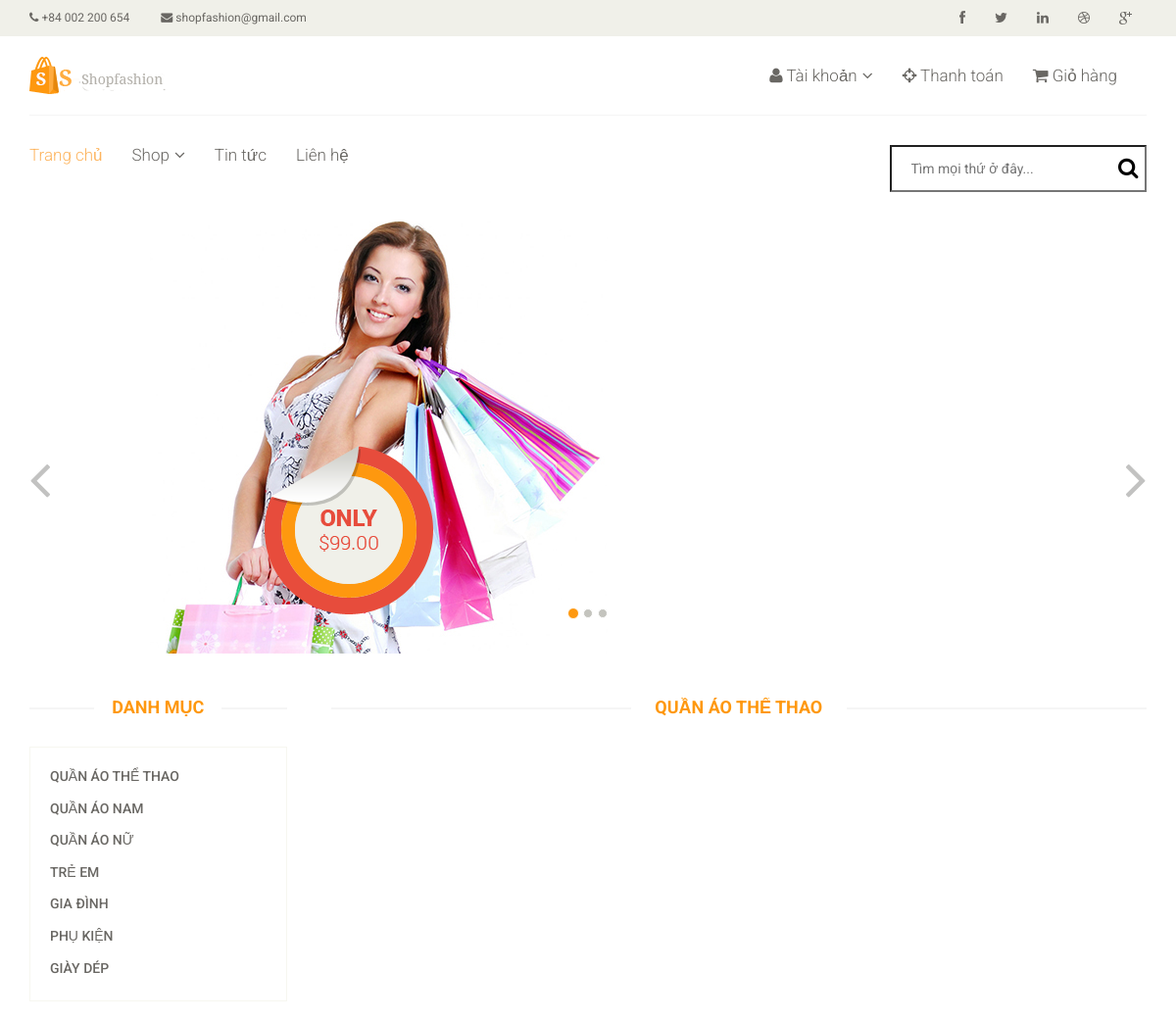
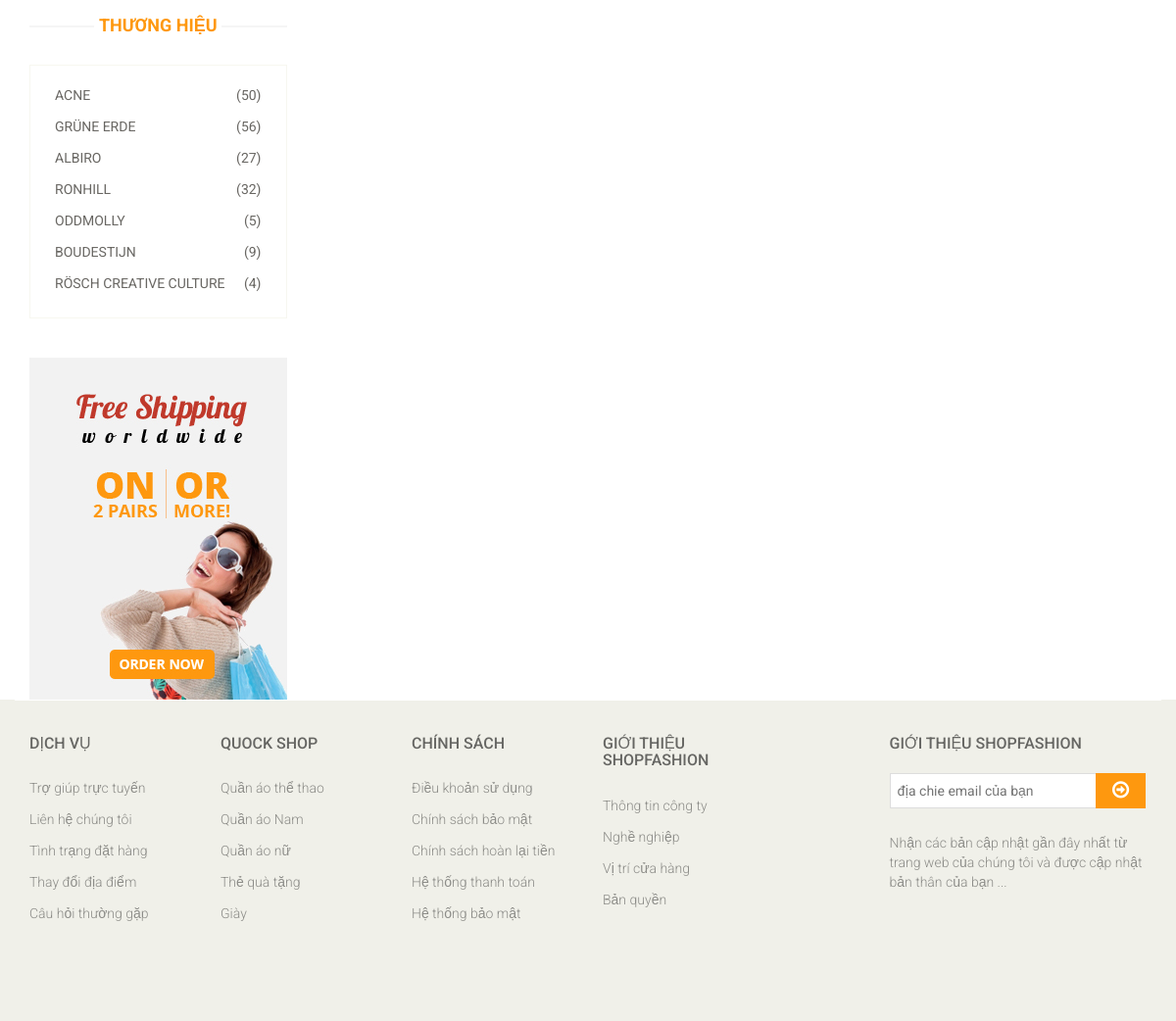
The page /index.php?act=danhmuc&iddm=1 on the database its author committed (2 pictures, top to bottom).
### tables this page shows
CREATE TABLE `category` (
  `id` int(11) NOT NULL,
  `name` varchar(100) NOT NULL
);

### model/pdo.php (called while the page is built, shortened)
<?php
function pdo_get_connection(){
    $dburl = "mysql:host=localhost;dbname=webbanhang;charset=utf8";
    $username = 'root';
    $password = '';
    $conn = new PDO($dburl, $username, $password);
    $conn->setAttribute(PDO::ATTR_ERRMODE, PDO::ERRMODE_EXCEPTION);
    return $conn;
}
function pdo_query($sql){
    $sql_args = array_slice(func_get_args(), 1);
    try{
        $conn = pdo_get_connection();
        $stmt = $conn->prepare($sql);
        $stmt->execute($sql_args);
        $rows = $stmt->fetchAll();
        return $rows;
    }
    catch(PDOException $e){
        throw $e;
    }
    finally{
        unset($conn);
    }
}
function pdo_query_one($sql){
    $sql_args = array_slice(func_get_args(), 1);
    try{
        $conn = pdo_get_connection();
        $stmt = $conn->prepare($sql);
        $stmt->execute($sql_args);
        $row = $stmt->fetch(PDO::FETCH_ASSOC);
        return $row;
    }
    catch(PDOException $e){
        throw $e;
    }
    finally{
        unset($conn);
    }
}

### model/danhmuc.php (called while the page is built, shortened)
<?php
function loadall_danhmuc(){
    $sql="select * from category ";
    $listdm=pdo_query($sql);
    return $listdm;
}
?>

### model/sanpham.php (called while the page is built, shortened)
<?php
function load_ten_spdm($iddm){
    if ($iddm>0) {
        $sql="select * from category where id=".$iddm;
        $dm=pdo_query_one($sql);
        extract($dm);
        return $name;
    }else{
        return "";
    }
}
?>

### view/sanphamdm.php (the view, shortened to what this page needs)
<section id="slider">
        <div class="container">
            <div class="row">
                <div class="col-sm-12">
                    <div id="slider-carousel" class="carousel slide" data-ride="carousel">
                        <ol class="carousel-indicators">
                            <li data-target="#slider-carousel" data-slide-to="0" class="active"></li>
                            <li data-target="#slider-carousel" data-slide-to="1"></li>
                            <li data-target="#slider-carousel" data-slide-to="2"></li>
                        </ol>
                        <div class="carousel-inner">
                            <div class="item active">
                                <div class="col-sm-6">
                                    <img src="images/home/girl1.jpg" class="girl img-responsive" alt="" />
                                    <img src="images/home/pricing.png" class="pricing" alt="" />
                                </div>
                            </div>
                        </div>
                        <a href="#slider-carousel" class="left control-carousel hidden-xs" data-slide="prev">
                            <i class="fa fa-angle-left"></i>
                        </a>
                        <a href="#slider-carousel" class="right control-carousel hidden-xs" data-slide="next">
                            <i class="fa fa-angle-right"></i>
                        </a>
                    </div>
                </div>
            </div>
        </div>
    </section>
    <section>
        <div class="container">
            <div class="row">
                <div class="col-sm-3">
                    <div class="left-sidebar">
                        <h2>Danh mục</h2>
                        <div class="panel-group category-products" id="accordian">
                            <?php
                                foreach ($dsdm as $dm) {
                                        extract($dm);
                                        $linkdm='index.php?act=danhmuc&iddm='.$id;
                                        echo '
                                        <div class="panel panel-default">
                                            <div class="panel-heading">
                                                <h4 class="panel-title"><a href="'.$linkdm.'">'.$name.'</a></h4>
                                            </div>
                                        </div>
                                         ';
                                    }
                            ?>
                        </div>
                        <div class="brands_products">
                            <h2>Thương hiệu</h2>
                            <div class="brands-name">
                                <ul class="nav nav-pills nav-stacked">
                                    <li>
                                        <a href="#"> <span class="pull-right">(50)</span>Acne</a>
                                    </li>
                                    <li>
                                        <a href="#"> <span class="pull-right">(56)</span>Grüne Erde</a>
                                    </li>
                                    <li>
                                        <a href="#"> <span class="pull-right">(27)</span>Albiro</a>
                                    </li>
                                    <li>
                                        <a href="#"> <span class="pull-right">(32)</span>Ronhill</a>
                                    </li>
                                    <li>
                                        <a href="#"> <span class="pull-right">(5)</span>Oddmolly</a>
                                    </li>
                                    <li>
                                        <a href="#"> <span class="pull-right">(9)</span>Boudestijn</a>
                                    </li>
                                    <li>
                                        <a href="#"> <span class="pull-right">(4)</span>Rösch creative culture</a>
                                    </li>
                                </ul>
                            </div>
                        </div>
                        <div class="shipping text-center">
                            <img src="images/home/shipping.jpg" alt="" />
                        </div>
                    </div>
                </div>
                <div class="col-sm-9 padding-right">
                    <div class="features_items">
                        <h2 class="title text-center"><strong><?php echo $tendm ?></strong></h2>
                    </div>
                </div>
            </div>
        </div>
    </section>

### css/main.css (style rules this page uses)
body { font-family: 'Roboto', sans-serif; position: relative; font-weight: 400px; color: #000; }
ul li { list-style: none; }
a { -webkit-transition: 300ms; -moz-transition: 300ms; -o-transition: 300ms; transition: 300ms; }
h1, h2, h3, h4, h5, h6 { font-family: 'Roboto', sans-serif; }
#slider { padding-bottom: 45px; }
.carousel-indicators li { background: #C4C4BE; }
.carousel-indicators li.active { background: #FE980F; }
.item { padding-left: 100px; }
.pricing { position: absolute; right: 40%; top: 52%; }
.girl { margin-left: 0; }
.control-carousel { position: absolute; top: 50%; font-size: 60px; color: #C2C2C1; }
.right { right: 0; }
.category-products { border: 1px solid #F7F7F0; margin-bottom: 35px; padding-bottom: 20px; padding-top: 15px; }
.left-sidebar h2, .brands_products h2 { color: #FE980F; font-family: 'Roboto', sans-serif; font-size: 18px; font-weight: 700; margin: 0 auto 30px; text-align: center; text-transform: uppercase; position: relative; z-index: 3; }
.left-sidebar h2:after, h2.title:after { content: " "; position: absolute; border: 1px solid #f5f5f5; bottom: 8px; left: 0; width: 100%; height: 0; z-index: -2; }
.left-sidebar h2:before { content: " "; position: absolute; background: #fff; bottom: -6px; width: 130px; height: 30px; z-index: -1; left: 50%; margin-left: -65px; }
h2.title:before { content: " "; position: absolute; background: #fff; bottom: -6px; width: 220px; height: 30px; z-index: -1; left: 50%; margin-left: -110px; }
.category-products .panel { background-color: #FFFFFF; border: 0px; border-radius: 0px; box-shadow: none; margin-bottom: 0px; }
.category-products .panel-default .panel-heading { background-color: #FFFFFF; border: 0 none; color: #FFFFFF; padding: 5px 20px; }
.category-products .panel-default .panel-heading .panel-title a { color: #696763; font-family: 'Roboto', sans-serif; font-size: 14px; text-decoration: none; text-transform: uppercase; }
.brands-name { border: 1px solid #F7F7F0; padding-bottom: 20px; padding-top: 15px; }
.brands-name .nav-stacked li a { background-color: #FFFFFF; color: #696763; font-family: 'Roboto', sans-serif; font-size: 14px; padding: 5px 25px; text-decoration: none; text-transform: uppercase; }
.shipping { background-color: #F2F2F2; margin-top: 40px; overflow: hidden; padding-top: 20px; position: relative; }
.padding-right { padding-right: 0; }
.features_items { overflow: hidden; }
h2.title { color: #FE980F; font-family: 'Roboto', sans-serif; font-size: 18px; font-weight: 700; margin: 0 15px; text-transform: uppercase; margin-bottom: 30px; position: relative; }

### view/header.php (style rules this page uses)
body { color: black; }

### rows shown on the page
category: name "QUẦN ÁO THỂ THAO"
category: name "QUẦN ÁO NAM"
category: name "QUẦN ÁO NỮ"
category: name "TRẺ EM"
category: name "GIA ĐÌNH"
category: name "PHỤ KIỆN"
category: name "GIÀY DÉP"
